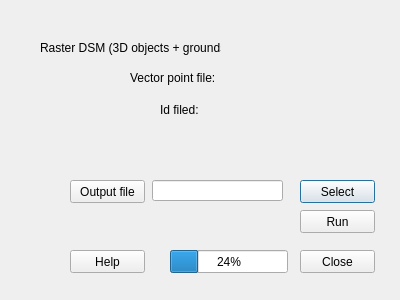
<?xml version="1.0" encoding="UTF-8"?>
<ui version="4.0">
 <class>UAVPreparerDialogBase</class>
 <widget class="QDialog" name="UAVPreparerDialogBase">
  <property name="geometry">
   <rect>
    <x>0</x>
    <y>0</y>
    <width>400</width>
    <height>300</height>
   </rect>
  </property>
  <property name="windowTitle">
   <string>UAV Preparer</string>
  </property>
  <widget class="QLabel" name="label">
   <property name="geometry">
    <rect>
     <x>40</x>
     <y>40</y>
     <width>181</width>
     <height>16</height>
    </rect>
   </property>
   <property name="text">
    <string>Raster DSM (3D objects + grounds):</string>
   </property>
  </widget>
  <widget class="QLabel" name="label_2">
   <property name="geometry">
    <rect>
     <x>130</x>
     <y>70</y>
     <width>91</width>
     <height>16</height>
    </rect>
   </property>
   <property name="text">
    <string>Vector point file:</string>
   </property>
  </widget>
  <widget class="QLabel" name="label_3">
   <property name="geometry">
    <rect>
     <x>160</x>
     <y>100</y>
     <width>61</width>
     <height>20</height>
    </rect>
   </property>
   <property name="text">
    <string>Id filed:</string>
   </property>
  </widget>
  <widget class="QProgressBar" name="progressBar">
   <property name="geometry">
    <rect>
     <x>170</x>
     <y>250</y>
     <width>118</width>
     <height>23</height>
    </rect>
   </property>
   <property name="value">
    <number>24</number>
   </property>
  </widget>
  <widget class="QPushButton" name="Select">
   <property name="geometry">
    <rect>
     <x>300</x>
     <y>180</y>
     <width>75</width>
     <height>23</height>
    </rect>
   </property>
   <property name="text">
    <string>Select</string>
   </property>
  </widget>
  <widget class="QWidget" name="widgetDSM" native="true">
   <property name="geometry">
    <rect>
     <x>240</x>
     <y>40</y>
     <width>120</width>
     <height>21</height>
    </rect>
   </property>
  </widget>
  <widget class="QWidget" name="widgetPointLayer" native="true">
   <property name="geometry">
    <rect>
     <x>240</x>
     <y>70</y>
     <width>121</width>
     <height>21</height>
    </rect>
   </property>
  </widget>
  <widget class="QWidget" name="widgetField" native="true">
   <property name="geometry">
    <rect>
     <x>240</x>
     <y>100</y>
     <width>120</width>
     <height>21</height>
    </rect>
   </property>
  </widget>
  <widget class="QPushButton" name="runButton">
   <property name="geometry">
    <rect>
     <x>300</x>
     <y>210</y>
     <width>75</width>
     <height>23</height>
    </rect>
   </property>
   <property name="text">
    <string>Run</string>
   </property>
  </widget>
  <widget class="QPushButton" name="Close">
   <property name="geometry">
    <rect>
     <x>300</x>
     <y>250</y>
     <width>75</width>
     <height>23</height>
    </rect>
   </property>
   <property name="text">
    <string>Close</string>
   </property>
  </widget>
  <widget class="QPushButton" name="pushButtonSave">
   <property name="geometry">
    <rect>
     <x>70</x>
     <y>180</y>
     <width>75</width>
     <height>23</height>
    </rect>
   </property>
   <property name="text">
    <string>Output file</string>
   </property>
  </widget>
  <widget class="QPushButton" name="helpButton">
   <property name="geometry">
    <rect>
     <x>70</x>
     <y>250</y>
     <width>75</width>
     <height>23</height>
    </rect>
   </property>
   <property name="text">
    <string>Help</string>
   </property>
  </widget>
  <widget class="QLineEdit" name="Line">
   <property name="geometry">
    <rect>
     <x>152</x>
     <y>180</y>
     <width>131</width>
     <height>21</height>
    </rect>
   </property>
  </widget>
 </widget>
 <resources/>
 <connections/>
</ui>
